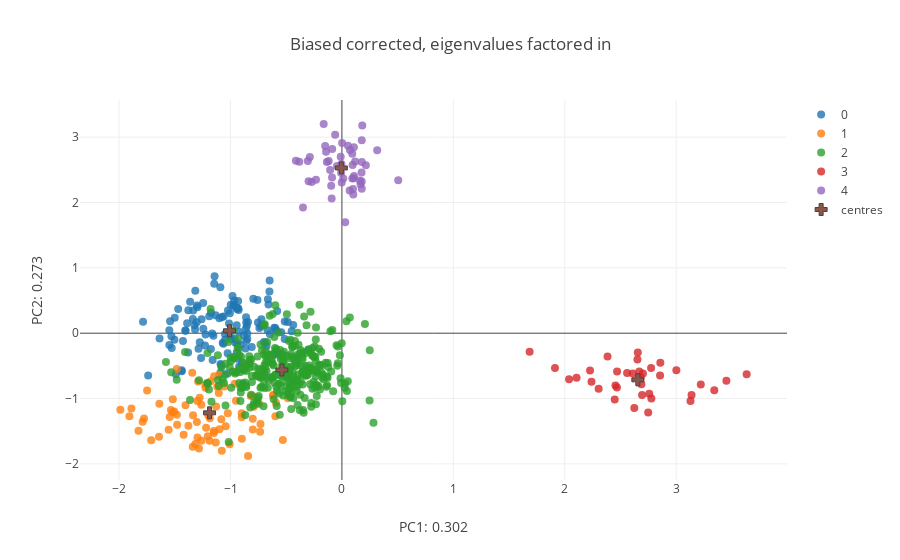

Write notebook code for a chart like this one.
### Markdown cell above
Plotting our original samples onto our re-computed feature space:

### Code cell
corr_centroids= [np.mean(New_features[[y for y in range(New_features.shape[0]) if labels_bias[y] == z],:3],axis= 0) for z in range(N_pops)]
corr_centroids= np.array(corr_centroids)

fig_data= [go.Scatter(
        x = New_features[[x for x in range(sum(Sizes_bias)) if labels_bias[x] == i],0],
        y = New_features[[x for x in range(sum(Sizes_bias)) if labels_bias[x] == i],1],
        type='scatter',
        mode= "markers",
        marker= {
        'line': {'width': 0},
        'size': 8,
        'symbol': 'circle',
      "opacity": .8
      },
      name= str(i)
    ) for i in range(N_pops)]

fig_data.append(
    go.Scatter(
        x= corr_centroids[:,0],
        y= corr_centroids[:,1],
        type= 'scatter',
        mode= 'markers',
        name= 'centres',
        marker= {
        'line': {'width': 1},
        'size': 10,
        'symbol': 'cross'
        }
    )
)


layout = go.Layout(
    title= 'Biased corrected, eigenvalues factored in',
    yaxis=dict(
        title='PC2: {}'.format(round(var_comp[1],3))),
    xaxis=dict(
    title= 'PC1: {}'.format(round(var_comp[0],3))),
)

fig = go.Figure(data=fig_data, layout=layout)
iplot(fig)

### Figure 1 — Plotly figure (JSON) as saved in the notebook; plotly's stock layout.template omitted (floating-point values rounded to 4 significant figures; data arrays with more than 128 entries replaced by an {"elided": "..."} marker saying what was removed)
{"data": [{"marker": {"line": {"width": 0}, "opacity": 0.8, "size": 8, "symbol": "circle"}, "mode": "markers", "name": "0", "type": "scatter", "x": {"elided": "130 float values"}, "y": {"elided": "130 float values"}}, {"marker": {"line": {"width": 0}, "opacity": 0.8, "size": 8, "symbol": "circle"}, "mode": "markers", "name": "1", "type": "scatter", "x": [-1.105, -1.262, -1.283, -0.8991, -1.421, -1.129, -0.8178, -0.8003, -1.505, -1.296, -0.6191, -1.479, -0.7966, -0.8424, -0.968, -1.638, -1.336, -1.261, -1.132, -1.989, -0.7997, -1.555, -1.186, -1.378, -1.52, -1.055, -1.302, -0.9509, -0.6143, -1.546, -1.276, -0.592, -1.339, -1.712, -0.7428, -1.89, -0.731, -0.4845, -1.642, -1.099, -1.178, -1.15, -1.907, -1.315, -1.043, -0.9001, -0.5974, -1.343, -1.225, -1.147, -1.008, -1.082, -0.961, -0.7342, -1.119, -1.078, -1.149, -1.482, -1.219, -0.7355, -1.199, -1.518, -0.8498, -1.535, -1.789, -0.8981, -1.101, -1.482, -1.776, -1.024, -1.748, -1.826, -1.204, -1.404, -1.188, -1.226, -0.7917, -1.291, -1.297, -0.53], "y": [-0.9136, -1.096, -1.763, -1.286, -1.556, -1.124, -0.9619, -1.308, -1.2, -1.597, -0.9551, -1.401, -0.9644, -1.879, -0.5901, -1.081, -1.254, -1.646, -1.672, -1.17, -1.475, -1.478, -1.302, -1.415, -1.21, -0.8164, -1.358, -1.036, -0.9429, -1.281, -0.9882, -1.066, -1.739, -1.64, -1.085, -1.152, -1.389, -0.9946, -1.587, -1.471, -0.7351, -1.497, -1.271, -1.695, -1.424, -1.227, -1.271, -0.6063, -0.8366, -0.658, -1.7, -1.319, -0.7745, -1.508, -0.8209, -1.799, -1.528, -1.247, -1.448, -0.6719, -1.255, -1.012, -0.4826, -1.176, -1.356, -1.617, -0.635, -0.5462, -1.306, -1.225, -0.8769, -1.492, -1.576, -1.103, -1.647, -0.7873, -1.125, -0.7377, -1.037, -1.633]}, {"marker": {"line": {"width": 0}, "opacity": 0.8, "size": 8, "symbol": "circle"}, "mode": "markers", "name": "2", "type": "scatter", "x": {"elided": "300 float values"}, "y": {"elided": "300 float values"}}, {"marker": {"line": {"width": 0}, "opacity": 0.8, "size": 8, "symbol": "circle"}, "mode": "markers", "name": "3", "type": "scatter", "x": [2.688, 2.653, 2.694, 2.681, 3.342, 2.759, 1.912, 2.856, 2.227, 2.669, 3.451, 3.138, 2.702, 2.24, 2.778, 3.633, 2.039, 3.002, 2.775, 2.455, 2.749, 2.449, 3.129, 2.106, 2.625, 2.611, 2.468, 2.304, 2.384, 2.56, 3.221, 2.47, 2.656, 1.685, 2.858], "y": [-0.7803, -0.4012, -0.9466, -0.6798, -0.8745, -0.9267, -0.5313, -0.647, -0.5693, -0.5856, -0.7289, -0.946, -0.6177, -0.7414, -0.9975, -0.6287, -0.7064, -0.5677, -0.5318, -0.802, -1.215, -1.017, -1.037, -0.6833, -1.145, -0.6185, -0.8328, -0.8508, -0.3576, -0.6073, -0.7866, -0.5849, -0.2973, -0.2851, -0.4527]}, {"marker": {"line": {"width": 0}, "opacity": 0.8, "size": 8, "symbol": "circle"}, "mode": "markers", "name": "4", "type": "scatter", "x": [0.1051, 0.1779, 0.1084, -0.1058, 0.05463, 0.1072, -0.1503, -0.2994, -0.1184, -0.001808, 0.1617, -0.08708, -0.09204, -0.01103, -0.08867, 0.178, 0.09941, 0.06932, 0.09258, -0.09628, -0.1353, 0.178, 0.01204, 0.1764, 0.1825, -0.2711, -0.4131, -0.007489, -0.06077, -0.1635, -0.3494, 0.1788, 0.3166, -0.306, 0.102, -0.2327, 0.1186, 0.2148, 0.09343, -0.04402, 0.1669, -0.004489, 0.5055, -0.2878, 0.001795, -0.3827, 0.07204, -0.1421, 0.02966, 0.09602], "y": [2.37, 2.32, 2.407, 2.499, 2.87, 2.844, 2.863, 2.325, 2.633, 2.305, 2.339, 2.819, 2.06, 2.699, 2.383, 2.211, 2.208, 2.184, 2.746, 2.258, 2.618, 2.953, 2.367, 2.46, 3.177, 2.313, 2.641, 2.457, 3.036, 3.201, 1.922, 2.618, 2.798, 2.634, 2.122, 2.348, 2.628, 2.572, 2.369, 2.56, 2.28, 2.588, 2.341, 2.696, 2.91, 2.625, 2.805, 2.779, 1.699, 2.573]}, {"marker": {"line": {"width": 1}, "size": 10, "symbol": "cross"}, "mode": "markers", "name": "centres", "type": "scatter", "x": [-1.009, -1.188, -0.5388, 2.656, -0.00504], "y": [0.03729, -1.219, -0.5631, -0.7137, 2.529]}], "layout": {"title": "Biased corrected, eigenvalues factored in", "xaxis": {"title": "PC1: 0.302"}, "yaxis": {"title": "PC2: 0.273"}}}
